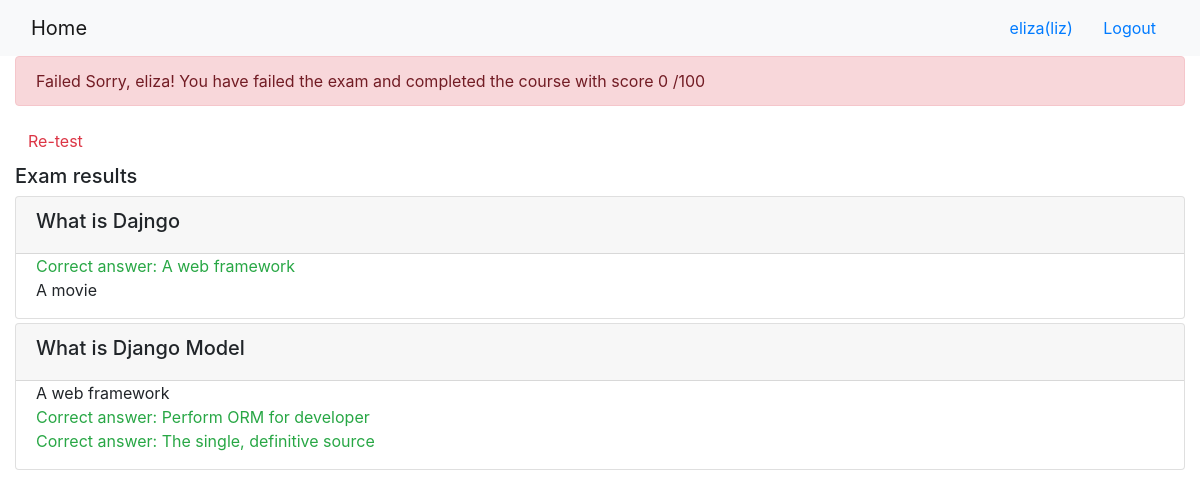
/onlinecourse/course/1/submission/1/result/ (signed in), run on the app's committed database.
### onlinecourse/models.py (models this page shows, shortened)
class Question(models.Model):
    lesson = models.ForeignKey(Lesson, on_delete=models.CASCADE)
    question_text = models.CharField(max_length=30)
    mark = models.IntegerField()

class Choice(models.Model):
    question = models.ForeignKey(Question, on_delete=models.CASCADE)
    choice_text = models.CharField(max_length=30)
    is_correct = models.BooleanField()

### onlinecourse/views.py (the view)
# urls.py: path('course/<int:course_id>/submission/<int:submission_id>/result/', views.show_exam_result, name='show_exam_result'),
def show_exam_result(request, course_id, submission_id):
    course = Course.objects.get(id = course_id)
    submission = Submission.objects.get(id = submission_id)
    selected_ids = submission.chocies.all()
    grade = []
    l = []
    over = []
    total_score = 0
    for choice_object in selected_ids:
        if choice_object.is_correct:
            all_answers = choice_object.question.is_get_score([choice_object.id])
            grade.append((choice_object.question.mark)/all_answers)
    for l in course.lesson_set.all():
        for q in l.question_set.all():
            over.append(q.mark)
    mark = round((sum(grade)/sum(over))*100)
    context = {
        'course':course,
        'selected_ids': [grade, over],
        'grade':mark,
    }
    return render(request, 'onlinecourse/exam_result_bootstrap.html', context)

### onlinecourse/templates/onlinecourse/exam_result_bootstrap.html (shortened to what this page needs)
<!DOCTYPE html>
<html lang="en">
<head>
    {% load static %}
    <link rel="stylesheet" href="https://maxcdn.bootstrapcdn.com/bootstrap/4.5.2/css/bootstrap.min.css">
</head>
<body>
 <nav class="navbar navbar-light bg-light">
    <div class="container-fluid">
        <div class="navbar-header">
              <a class="navbar-brand" href="{% url 'onlinecourse:index' %}">Home</a>
        </div>
        <ul class="nav navbar-nav navbar-right">
            {% if user.is_authenticated %}
            <li>
                <a class="btn btn-link" href="#">{{ user.first_name }}({{ user.username }})</a>
                <a class="btn btn-link" href="{% url 'onlinecourse:logout' %}">Logout</a>
            </li>
            {% endif %}
        </ul>
    </div>
</nav>
<div class="container-fluid">
    {% if grade > 80 %}
    <div class="alert alert-success">
       Congratulations, {{ user.first_name }}! You have passed the exam and completed the course with score {{grade}} /100
    </div>
        {% else %}
        <div class="alert alert-danger">
            Failed Sorry, {{ user.first_name }}! You have failed the exam and completed the course with score {{grade}} /100
        </div>
        <a class="btn btn-link text-danger" href="{% url 'onlinecourse:course_details' course.id %}">Re-test</a>
        {% endif %}
        <div class="card-columns-vertical mt-1">
        <h5 class="">Exam results </h5>
            {% for lesson in course.lesson_set.all %}
            {% for question in lesson.question_set.all %}
            <div class="card mt-1">
                <div class="card-header"><h5>{{ question.question_text}}</h5></div>
                <div class="form-group">
                    {% for choice in question.choice_set.all %}
                    <div class="form-check">
                        {% if choice.is_correct %}
                        <label class="form-check-label text-success">
                           Correct answer: {{ choice.choice_text }}
                        </label>
                        {% else %}
                        <label class="form-check-label text-green">
                            {{ choice.choice_text }}
                         </label>
                        {% endif %}
                    </div>
                    {% endfor %}
                </div>
            </div>
            {% endfor %}
            {% endfor %}
        </div>
    </div>
</body>
</html>

### data on the page
Question: question_text "What is Dajngo"
Choice: choice_text "A web framework"
Choice: choice_text "A movie"
Question: question_text "What is Django Model"
Choice: choice_text "A web framework"
Choice: choice_text "Perform ORM for developer"
Choice: choice_text "The single, definitive source"

### other printed values
{{ user.first_name }} "eliza"
{{ user.username }} "liz"
{{ grade }} "0"
